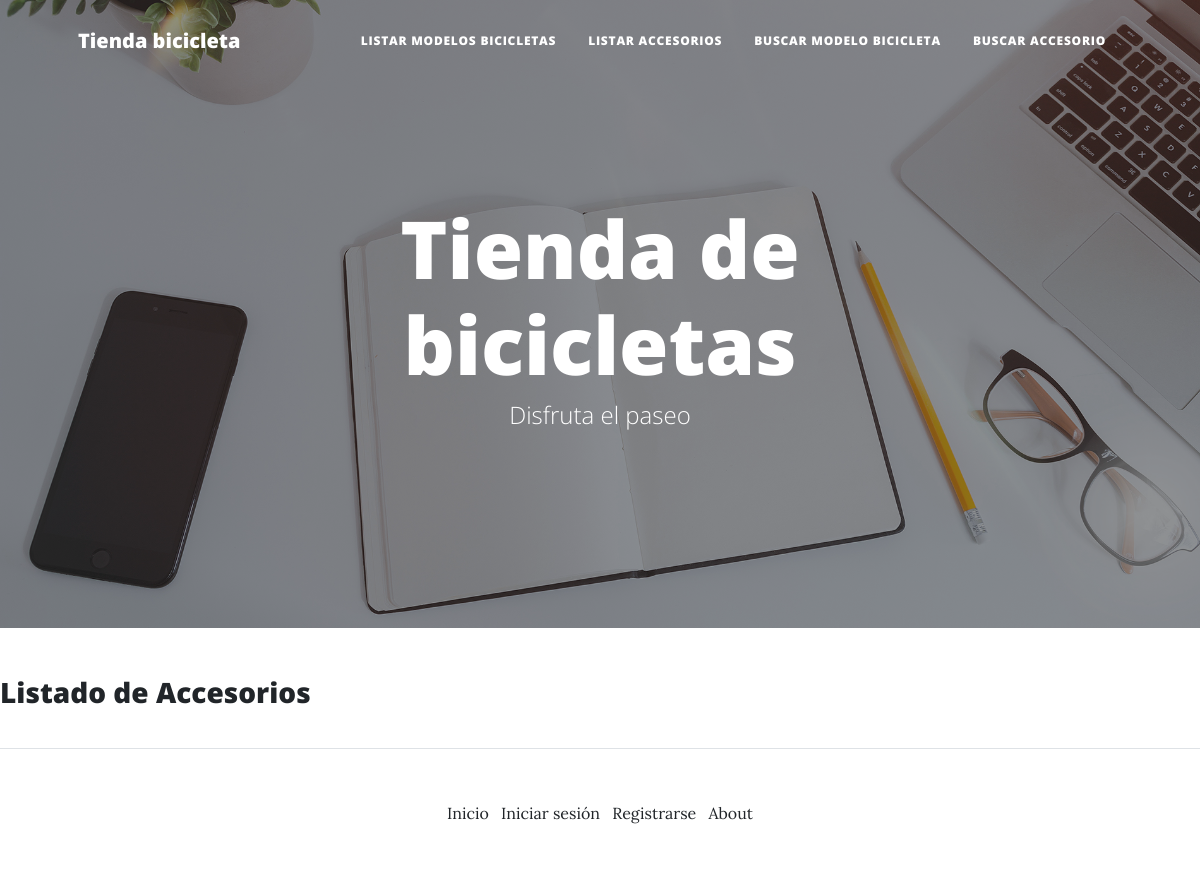
The page /stock/listar_accesorios/ on the database as committed earlier.
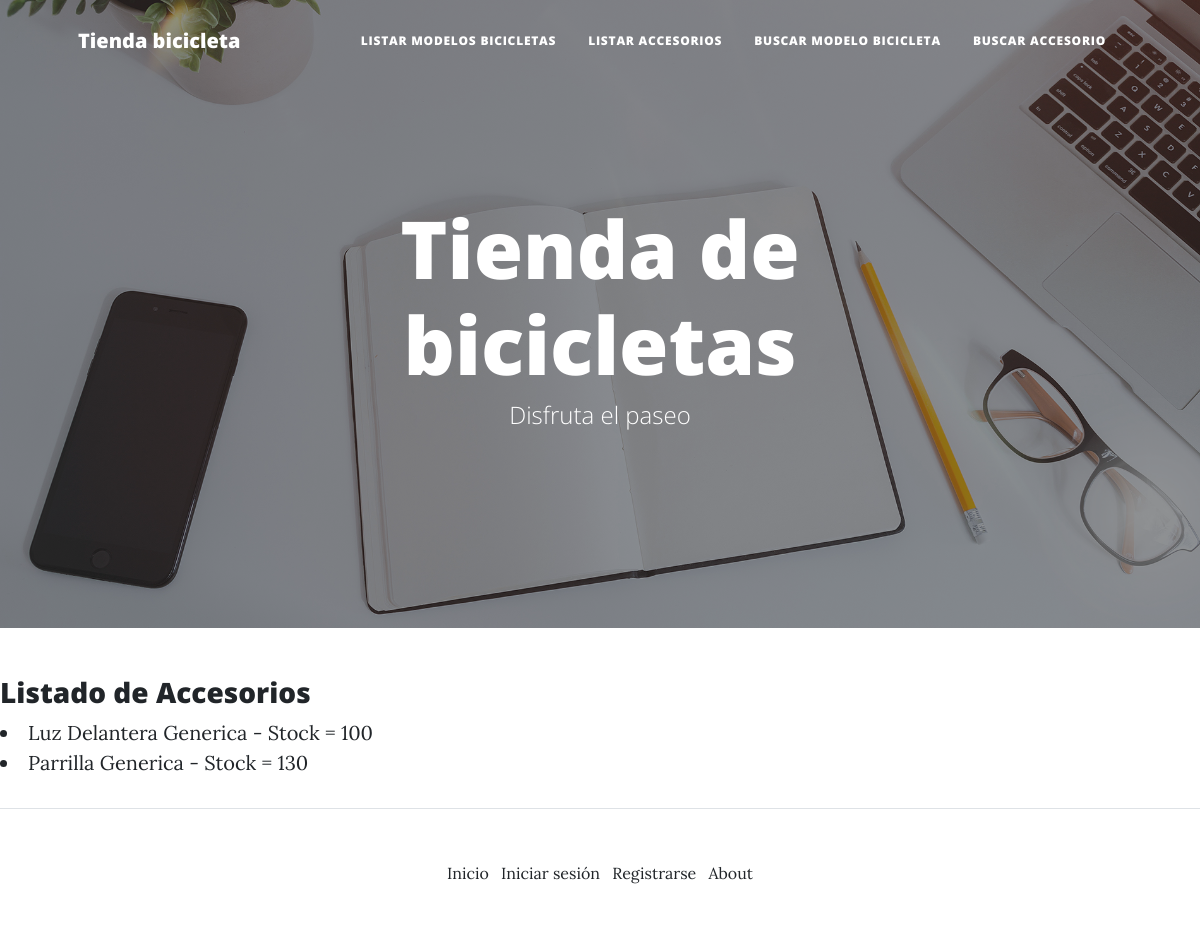
The same page on the database as committed later.
### appStock/models.py (models this page shows, shortened)
class Accesorio(models.Model):
    tipo = models.CharField(max_length=20)
    marca = models.CharField(max_length=20)
    descripcion = models.TextField(max_length=100)
    stock = models.IntegerField()

### appStock/views.py (the view)
# urls.py: path('listar_accesorios/', listar_accesorios, name='listar accesorios'),
def listar_accesorios(request):
    lista_acc = Accesorio.objects.all()
    return render(request, 'stock/lista_accesorios.html', {'accesorios': lista_acc})

### templates/Stock/lista_accesorios.html (shortened to what this page needs)
{% extends "base.html" %}
{% load static %}
{% block contenido %}
<body>
    <h3> Listado de Accesorios </h3>
    {% for accesorio in accesorios %}
    <li>{{accesorio.tipo}} {{accesorio.marca}} - Stock = {{accesorio.stock}}</li>
    {% endfor %}
<br>
</body>
{% endblock %}

Rows that differ between the two databases and show on the page:
added Accesorio: tipo "Luz Delantera", marca "Generica", stock "100"
added Accesorio: tipo "Parrilla", marca "Generica", stock "130"
